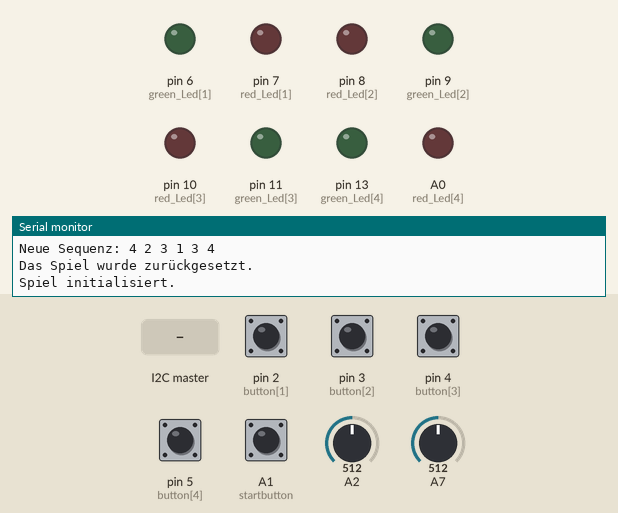
Bench run of a sketch on a simulated Arduino Nano, built with avr-gcc and run on an emulated ATmega328P. On the bench: output pins drawn as LEDs (lit = HIGH), the last lines printed to the serial monitor. Dashed ring = blinking. The test bench sets the inputs (shaded band); at power-on: A1 (startbutton), pin 2 (button[1]), pin 3 (button[2]), pin 4 (button[3]), pin 5 (button[4]) HIGH, A2 = 512, A7 = 512. Random numbers use the default seed unless the sketch sets one.

Above: at 3.2 s.
3.3 s: the I2C master sends "a"
4.8 s: A1 (startbutton) pulled LOW for 0.15 s
At 4.92 s:
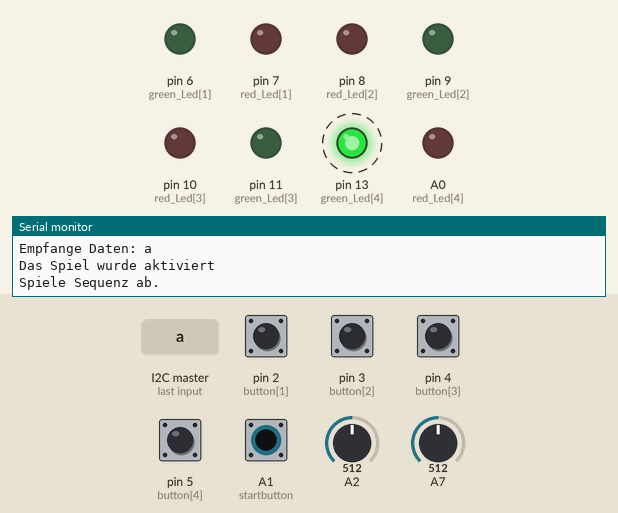
At 5.92 s:
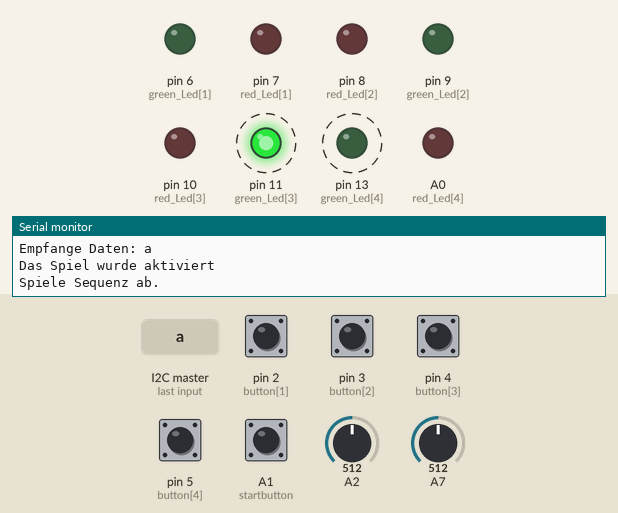
7.8 s: the I2C master sends "r"
9.4 s: A1 (startbutton) pulled LOW for 1 s
At 9.52 s:
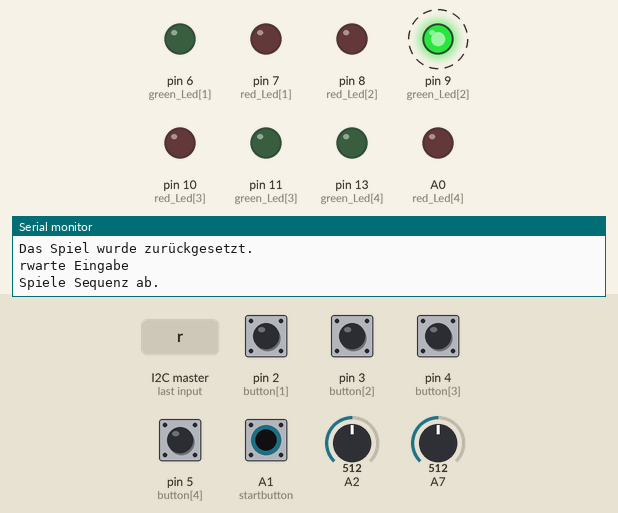
13.4 s: the I2C master sends the byte 1
Timing chart, 0 to 15.9 s (numbered marks = the images above; inputs shaded):
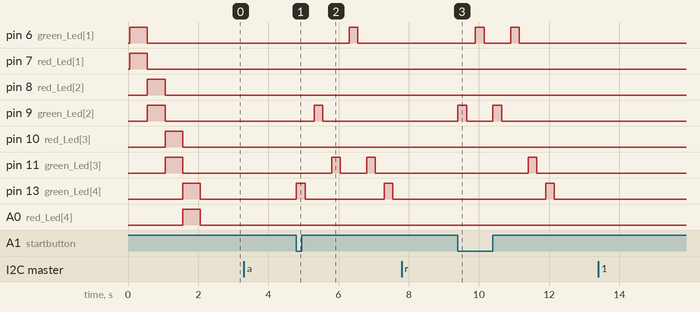

Measured:
- after the input at 4.8 s, pin 6 (green_Led[1]): LOW → HIGH after 1.5 s, → LOW 0.25 s later; pin 9 (green_Led[2]): LOW → HIGH after 0.50 s, → LOW 0.25 s later; pin 11 (green_Led[3]): alternates HIGH for 0.25 s and LOW for 0.75 s, starting after 1.0 s; pin 13 (green_Led[4]): alternates HIGH for 0.25 s and LOW for 2.3 s, starting at once
- after the input at 9.4 s, pin 6 (green_Led[1]): alternates HIGH for 0.25 s and LOW for 0.75 s, 4 changes in all, then stays LOW, starting after 0.50 s; pin 9 (green_Led[2]): alternates HIGH for 0.25 s and LOW for 0.75 s, 4 changes in all, then stays LOW, starting at once

The sketch:

game4.ino
```cpp
#include <Wire.h>

#define startbutton A1
const byte button[]     = {0, 2, 3, 4, 5};
const byte red_Led[]    = {0, 7, 8, 10, A0};
const byte green_Led[]  = {0, 6, 9, 11, 13};

//Arraylänge gibt Anzahl der zu merkenden Lampen vor
byte sequence[6];

byte input[sizeof(sequence)];
byte input_length = 0;
char output = 'o';
byte gamestatus = 0;

void setup() {
  Serial.begin(9600);
  Serial.println("Initialisiere...");
  Wire.begin(4);                // join i2c bus with address #8
  Wire.onRequest(requestEvent); // register event
  Wire.onReceive(receiveEvent); // register event

  //Pin- Setup
  pinMode(startbutton, INPUT_PULLUP);
  for ( int i = 1; i <= 4; i++) {
    pinMode(button[i], INPUT_PULLUP);
    pinMode(red_Led[i], OUTPUT);
    pinMode(green_Led[i], OUTPUT);
  }
  //Generiere zufällige Sequenz und mache Spiel bereit
  reset();
  Serial.println("Spiel initialisiert.\n");

  for ( int i = 1; i < 5; i++) {
    digitalWrite(red_Led[i], HIGH);
    digitalWrite(green_Led[i], HIGH);
    delay(500);
    digitalWrite(red_Led[i], LOW);
    digitalWrite(green_Led[i], LOW);
  }
}

void loop() {
  //warte bis Spiel gestartet wird
  if (gamestatus > 0) {

    //Spiele Sequenz ab und fordere danach die Eingabe
    if (digitalRead(startbutton) == LOW && gamestatus == 1) {
      blinkSequence();
      progress();
    }

    //Wenn Sequenz abgespielt wurde, erwarte Eingabe
    if ( gamestatus == 2) {
      byte pressed_button = get_button();
      //speichere gedrückten Knopf im array, um am Ende zu vergleichen
      if (pressed_button > 0) {
        if (pressed_button == sequence[input_length]) {
          input[input_length]= pressed_button;
          input_length++;
          digitalWrite(green_Led[pressed_button], HIGH);
          delay(500);
          digitalWrite(green_Led[pressed_button], LOW);
          delay(50);
        }
        else {
          fail();
          digitalWrite(red_Led[pressed_button], HIGH);
          delay(500);
          digitalWrite(red_Led[pressed_button], LOW);
          delay(50);
        }
      }

      //Vergleiche Input mit geforderter Sequenz
      if (input_length == sizeof(sequence)) {
        win();
      }
    }
  }
}
```

I2C.ino
```cpp
void requestEvent() {
  Wire.write(output); // respond with message of 1 bytes
  output = 'o';       // overwrite sent data with something else to avoid sending the same data twice
}

void receiveEvent(int howMany) {
  while (1 <= Wire.available()) {// loop through all but the last
    char input = Wire.read();   // receive byte as a character
    Serial.print("Empfange Daten: ");
    Serial.println(input);        // print the character
    switch  (input) {
      case 'a':
        output = 'a';
        gamestatus = 1;         //start the game
        Serial.println("Das Spiel wurde aktiviert");
        break;

      case 'r':                 //reset the game
        reset();
        break;

      default:
        Serial.print("Ungültiger Input: ");
        Serial.println(input);
    }
  }
}
```

fuctions.ino
```cpp
//Lässt die grünen Leds in der generierten Reinfolge leuchten
void blinkSequence() {
  Serial.println("Spiele Sequenz ab.");
  for (int i = 0; i < sizeof(sequence); i++) {
    digitalWrite(green_Led[sequence[i]], HIGH);
    delay(250);
    digitalWrite(green_Led[sequence[i]], LOW);
    delay(250);
  }
  Serial.println("Sequenz abgespielt. Erwarte Eingabe");
}

//Sucht nach gedrücktem Knopf und gibt dessen Wert zurück
int get_button() {
  if (digitalRead(button[1]) == LOW) {
    return 1;
    Serial.print("Knopf 1 gedrückt");
  }
  else if (digitalRead(button[2]) == LOW) {
    return 2;
    Serial.print("Knopf 2 gedrückt");
  }
  else if (digitalRead(button[3]) == LOW) {
    return 3;
    Serial.print("Knopf 3 gedrückt");
  }
  else if (digitalRead(button[4]) == LOW) {
    return 4;
    Serial.print("Knopf 4 gedrückt");
  }
  else return 0;
}

//Vergleicht die Einträge zweier Arrays und gibt bei gleichheit 'true' zurück
bool array_comp(byte* a, byte* b) {
  for (int i = 0; i < sizeof(a); i++) {
    if (a[i] != b[i]) {
      return false;
    }
  }
  return true;
}
```

global_functions.ino
```cpp
//Setzt das Spiel in den Ausgangsmodus zurück und generiert eine neue Sequenz
void reset() {
  gamestatus = 0;
  Serial.print("Gamestatus: ");
  Serial.println(gamestatus);
  Serial.print("Neue Sequenz: ");
  for (int i = 0; i < sizeof(sequence); i++) {
    randomSeed(analogRead(A7)*analogRead(A2));
    sequence[i] = random(1, 5);
    if (i > 0) {
      while (sequence[i] == sequence[i - 1]) {
        sequence[i] = random(1, 5);
      }
    }
    input[i] = 0;
    Serial.print(sequence[i]);
    Serial.print(" ");
  }
  input_length = 0;
  Serial.println();
  Serial.println("Das Spiel wurde zurückgesetzt.");
}

void progress() {
  gamestatus++;
}

//Auszuführende Befehlen, falls richtige Sequenz eingegeben
void win() {
  Serial.print("Eingegebene Sequenz ' ");
  for (int i = 0; i < sizeof(sequence); i++) {
    Serial.print(input[i]);
    Serial.print(" ");
  }
  Serial.println("' ist richtig.\n");
  output = 's';
  for (int j = 0; j < 5; j++) {
    for ( int i = 1; i < 5; i++) {
      digitalWrite(red_Led[i], HIGH);
      digitalWrite(green_Led[i], HIGH);
    }
    delay(250);
    for ( int i = 1; i < 5; i++) {
      digitalWrite(red_Led[i], LOW);
      digitalWrite(green_Led[i], LOW);
    }
    delay(250);
  }
  reset();
}

//Auszuführende Befehle, falls falsche Sequenz eingegeben
void fail() {
  Serial.print("Eingegebene Sequenz ' ");
  for (int i = 0; i < sizeof(sequence); i++) {
    Serial.print(input[i]);
    Serial.print(" ");
  }
  Serial.println("' ist falsch.\n");
  //Lasse rote LEDS blinken
  output = 'f';
  gamestatus = 1;
  input_length = 0;
}
```
